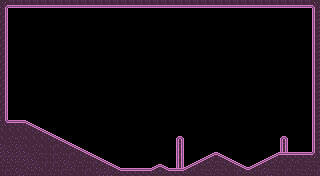

A 2D game scene composited from a Tiled map and its tileset images. What follows is a short description and the map's XML, with every tile layer's data as written:
An orthogonal 40x22 tile map with 8x8 px tiles, 2 tile layers (Tile Layer 2, Tile Layer 1).

<map version="1.10" tiledversion="1.10.2" orientation="orthogonal" renderorder="right-down" width="40" height="22" tilewidth="8" tileheight="8" infinite="0" nextlayerid="3" nextobjectid="1">
 <tileset firstgid="1" source="../../purple.tsx" />
 <layer id="2" name="Tile Layer 2" width="40" height="22">
  <data encoding="csv">
0,0,0,0,0,0,0,0,0,0,0,0,0,0,0,0,0,0,0,0,0,0,0,0,0,0,0,0,0,0,0,0,0,0,0,0,0,0,0,0,
0,0,0,0,0,0,0,0,0,0,0,0,0,0,0,0,0,0,0,0,0,0,0,0,0,0,0,0,0,0,0,0,0,0,0,0,0,0,0,0,
0,0,0,0,0,0,0,0,0,0,0,0,0,0,0,0,0,0,0,0,0,0,0,0,0,0,0,0,0,0,0,0,0,0,0,0,0,0,0,0,
0,0,0,0,0,0,0,0,0,0,0,0,0,0,0,0,0,0,0,0,0,0,0,0,0,0,0,0,0,0,0,0,0,0,0,0,0,0,0,0,
0,0,0,0,0,0,0,0,0,0,0,0,0,0,0,0,0,0,0,0,0,0,0,0,0,0,0,0,0,0,0,0,0,0,0,0,0,0,0,0,
0,0,0,0,0,0,0,0,0,0,0,0,0,0,0,0,0,0,0,0,0,0,0,0,0,0,0,0,0,0,0,0,0,0,0,0,0,0,0,0,
0,0,0,0,0,0,0,0,0,0,0,0,0,0,0,0,0,0,0,0,0,0,0,0,0,0,0,0,0,0,0,0,0,0,0,0,0,0,0,0,
0,0,0,0,0,0,0,0,0,0,0,0,0,0,0,0,0,0,0,0,0,0,0,0,0,0,0,0,0,0,0,0,0,0,0,0,0,0,0,0,
0,0,0,0,0,0,0,0,0,0,0,0,0,0,0,0,0,0,0,0,0,0,0,0,0,0,0,0,0,0,0,0,0,0,0,0,0,0,0,0,
0,0,0,0,0,0,0,0,0,0,0,0,0,0,0,0,0,0,0,0,0,0,0,0,0,0,0,0,0,0,0,0,0,0,0,0,0,0,0,0,
0,0,0,0,0,0,0,0,0,0,0,0,0,0,0,0,0,0,0,0,0,0,0,0,0,0,0,0,0,0,0,0,0,0,0,0,0,0,0,0,
0,0,0,0,0,0,0,0,0,0,0,0,0,0,0,0,0,0,0,0,0,0,0,0,0,0,0,0,0,0,0,0,0,0,0,0,0,0,0,0,
0,0,0,0,0,0,0,0,0,0,0,0,0,0,0,0,0,0,0,0,0,0,0,0,0,0,0,0,0,0,0,0,0,0,0,0,0,0,0,0,
0,0,0,0,0,0,0,0,0,0,0,0,0,0,0,0,0,0,0,0,0,0,0,0,0,0,0,0,0,0,0,0,0,0,0,0,0,0,0,0,
0,0,0,0,0,0,0,0,0,0,0,0,0,0,0,0,0,0,0,0,0,0,0,0,0,0,0,0,0,0,0,0,0,0,0,0,0,0,0,0,
0,0,0,0,0,0,0,0,0,0,0,0,0,0,0,0,0,0,0,0,0,0,0,0,0,0,0,0,0,0,0,0,0,0,0,0,0,0,0,0,
0,0,0,0,0,0,0,0,0,0,0,0,0,0,0,0,0,0,0,0,0,0,0,0,0,0,0,0,0,0,0,0,0,0,0,0,0,0,0,0,
0,0,0,0,0,0,0,0,0,0,0,0,0,0,0,0,0,0,0,0,0,0,0,0,0,0,0,0,0,0,0,0,0,0,0,0,0,0,0,0,
0,0,0,0,0,0,0,0,0,0,0,0,0,0,0,0,0,0,0,0,0,0,0,0,0,0,0,0,0,0,0,0,0,0,0,0,0,0,0,0,
0,0,0,0,0,0,0,0,0,0,0,0,0,0,0,0,0,0,0,0,0,0,0,0,0,0,0,0,0,0,0,0,0,0,0,0,0,0,0,0,
0,0,0,0,0,0,0,0,0,0,0,0,0,0,0,0,0,0,0,0,0,0,0,0,0,0,0,0,0,0,0,0,0,0,0,0,0,0,0,0,
0,0,0,0,0,0,0,0,0,0,0,0,0,0,0,0,0,0,0,0,0,0,0,0,0,0,0,0,0,0,0,0,0,0,0,0,0,0,0,0
</data>
 </layer>
 <layer id="1" name="Tile Layer 1" width="40" height="22">
  <properties>
   <property name="player" type="bool" value="true" />
  </properties>
  <data encoding="csv">
37,34,34,34,34,34,34,34,34,34,34,34,34,34,34,34,34,34,34,34,34,34,34,34,34,34,34,34,34,34,34,34,34,34,34,34,34,34,34,38,
19,0,0,0,0,0,0,0,0,0,0,0,0,0,0,0,0,0,0,0,0,0,0,0,0,0,0,0,0,0,0,0,0,0,0,0,0,0,0,17,
19,0,0,0,0,0,0,0,0,0,0,0,0,0,0,0,0,0,0,0,0,0,0,0,0,0,0,0,0,0,0,0,0,0,0,0,0,0,0,17,
19,0,0,0,0,0,0,0,0,0,0,0,0,0,0,0,0,0,0,0,0,0,0,0,0,0,0,0,0,0,0,0,0,0,0,0,0,0,0,17,
19,0,0,0,0,0,0,0,0,0,0,0,0,0,0,0,0,0,0,0,0,0,0,0,0,0,0,0,0,0,0,0,0,0,0,0,0,0,0,17,
19,0,0,0,0,0,0,0,0,0,0,0,0,0,0,0,0,0,0,0,0,0,0,0,0,0,0,0,0,0,0,0,0,0,0,0,0,0,0,17,
19,0,0,0,0,0,0,0,0,0,0,0,0,0,0,0,0,0,0,0,0,0,0,0,0,0,0,0,0,0,0,0,0,0,0,0,0,0,0,17,
19,0,0,0,0,0,0,0,0,0,0,0,0,0,0,0,0,0,0,0,0,0,0,0,0,0,0,0,0,0,0,0,0,0,0,0,0,0,0,17,
19,0,0,0,0,0,0,0,0,0,0,0,0,0,0,0,0,0,0,0,0,0,0,0,0,0,0,0,0,0,0,0,0,0,0,0,0,0,0,17,
19,0,0,0,0,0,0,0,0,0,0,0,0,0,0,0,0,0,0,0,0,0,0,0,0,0,0,0,0,0,0,0,0,0,0,0,0,0,0,17,
19,0,0,0,0,0,0,0,0,0,0,0,0,0,0,0,0,0,0,0,0,0,0,0,0,0,0,0,0,0,0,0,0,0,0,0,0,0,0,17,
19,0,0,0,0,0,0,0,0,0,0,0,0,0,0,0,0,0,0,0,0,0,0,0,0,0,0,0,0,0,0,0,0,0,0,0,0,0,0,17,
19,0,0,0,0,0,0,0,0,0,0,0,0,0,0,0,0,0,0,0,0,0,0,0,0,0,0,0,0,0,0,0,0,0,0,0,0,0,0,17,
19,0,0,0,0,0,0,0,0,0,0,0,0,0,0,0,0,0,0,0,0,0,0,0,0,0,0,0,0,0,0,0,0,0,0,0,0,0,0,17,
19,0,0,0,0,0,0,0,0,0,0,0,0,0,0,0,0,0,0,0,0,0,0,0,0,0,0,0,0,0,0,0,0,0,0,0,0,0,0,17,
53,2,2,7,8,0,0,0,0,0,0,0,0,0,0,0,0,0,0,0,0,0,0,0,0,0,0,0,0,0,0,0,0,0,0,0,0,0,0,17,
22,22,22,22,40,7,8,0,0,0,0,0,0,0,0,0,0,0,0,0,0,0,0,0,0,0,0,0,0,0,0,0,0,0,0,0,0,0,0,17,
22,21,21,22,22,22,40,7,8,0,0,0,0,0,0,0,0,0,0,0,0,0,4,0,0,0,0,0,0,0,0,0,0,0,0,4,0,0,0,17,
6,21,6,22,21,22,5,22,40,7,8,0,0,0,0,0,0,0,0,0,0,0,20,0,0,0,0,0,0,0,0,0,0,0,0,20,0,0,0,17,
6,6,6,6,21,18,5,21,5,22,40,7,8,0,0,0,0,0,0,0,0,0,20,0,0,23,24,7,8,0,0,0,0,23,24,2,2,2,2,54,
21,21,18,6,6,5,5,21,6,21,21,5,40,7,8,0,0,0,0,23,8,0,20,23,24,56,21,18,40,7,8,23,24,56,21,22,21,22,18,18,
5,21,6,21,21,22,21,5,18,22,5,22,6,6,40,2,2,2,2,56,40,2,2,56,22,18,21,18,22,5,40,56,5,6,18,5,22,18,21,5
</data>
 </layer>
</map>
